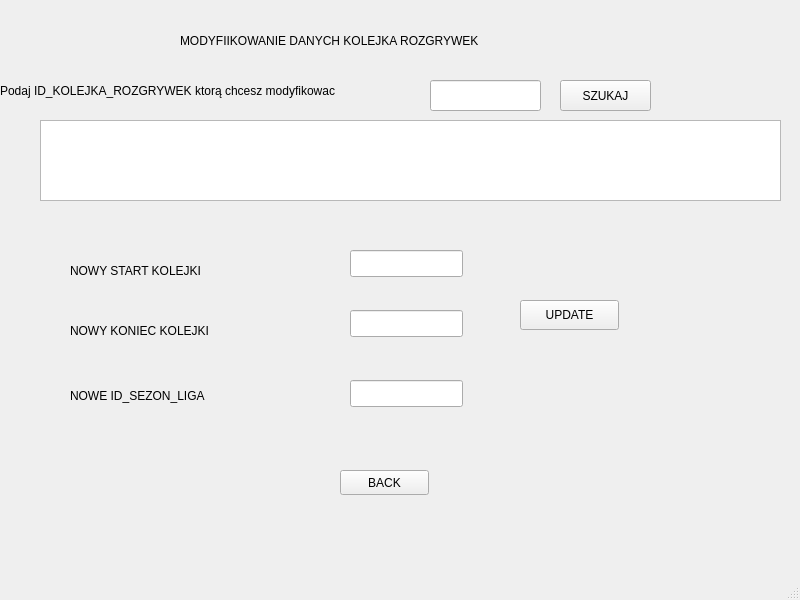
<?xml version="1.0" encoding="UTF-8"?>
<ui version="4.0">
 <class>MainWindow</class>
 <widget class="QMainWindow" name="MainWindow">
  <property name="geometry">
   <rect>
    <x>0</x>
    <y>0</y>
    <width>800</width>
    <height>600</height>
   </rect>
  </property>
  <property name="windowTitle">
   <string>MainWindow</string>
  </property>
  <widget class="QWidget" name="centralwidget">
   <widget class="QLineEdit" name="lineEdit_4">
    <property name="geometry">
     <rect>
      <x>350</x>
      <y>380</y>
      <width>113</width>
      <height>27</height>
     </rect>
    </property>
   </widget>
   <widget class="QLabel" name="label_3">
    <property name="geometry">
     <rect>
      <x>0</x>
      <y>80</y>
      <width>421</width>
      <height>21</height>
     </rect>
    </property>
    <property name="text">
     <string>Podaj ID_KOLEJKA_ROZGRYWEK ktorą chcesz modyfikowac</string>
    </property>
   </widget>
   <widget class="QLabel" name="label_2">
    <property name="geometry">
     <rect>
      <x>70</x>
      <y>260</y>
      <width>221</width>
      <height>21</height>
     </rect>
    </property>
    <property name="text">
     <string>NOWY START KOLEJKI</string>
    </property>
   </widget>
   <widget class="QPushButton" name="pushButton_2">
    <property name="geometry">
     <rect>
      <x>520</x>
      <y>300</y>
      <width>99</width>
      <height>30</height>
     </rect>
    </property>
    <property name="text">
     <string>UPDATE</string>
    </property>
   </widget>
   <widget class="QLabel" name="label_4">
    <property name="geometry">
     <rect>
      <x>70</x>
      <y>320</y>
      <width>221</width>
      <height>21</height>
     </rect>
    </property>
    <property name="text">
     <string>NOWY KONIEC KOLEJKI</string>
    </property>
   </widget>
   <widget class="QTextBrowser" name="textBrowser">
    <property name="geometry">
     <rect>
      <x>40</x>
      <y>120</y>
      <width>741</width>
      <height>81</height>
     </rect>
    </property>
   </widget>
   <widget class="QLineEdit" name="lineEdit_3">
    <property name="geometry">
     <rect>
      <x>350</x>
      <y>310</y>
      <width>113</width>
      <height>27</height>
     </rect>
    </property>
   </widget>
   <widget class="QLineEdit" name="lineEdit">
    <property name="geometry">
     <rect>
      <x>430</x>
      <y>80</y>
      <width>111</width>
      <height>31</height>
     </rect>
    </property>
   </widget>
   <widget class="QPushButton" name="pushButton">
    <property name="geometry">
     <rect>
      <x>560</x>
      <y>80</y>
      <width>91</width>
      <height>31</height>
     </rect>
    </property>
    <property name="text">
     <string>SZUKAJ</string>
    </property>
   </widget>
   <widget class="QLineEdit" name="lineEdit_2">
    <property name="geometry">
     <rect>
      <x>350</x>
      <y>250</y>
      <width>113</width>
      <height>27</height>
     </rect>
    </property>
   </widget>
   <widget class="QLabel" name="label_5">
    <property name="geometry">
     <rect>
      <x>70</x>
      <y>380</y>
      <width>271</width>
      <height>31</height>
     </rect>
    </property>
    <property name="text">
     <string>NOWE ID_SEZON_LIGA</string>
    </property>
   </widget>
   <widget class="QLabel" name="label">
    <property name="geometry">
     <rect>
      <x>460</x>
      <y>350</y>
      <width>241</width>
      <height>21</height>
     </rect>
    </property>
    <property name="text">
     <string/>
    </property>
   </widget>
   <widget class="QLabel" name="label_6">
    <property name="geometry">
     <rect>
      <x>180</x>
      <y>20</y>
      <width>361</width>
      <height>41</height>
     </rect>
    </property>
    <property name="text">
     <string>MODYFIIKOWANIE DANYCH KOLEJKA ROZGRYWEK</string>
    </property>
   </widget>
   <widget class="QPushButton" name="pushButton_3">
    <property name="geometry">
     <rect>
      <x>340</x>
      <y>470</y>
      <width>89</width>
      <height>25</height>
     </rect>
    </property>
    <property name="text">
     <string>BACK</string>
    </property>
   </widget>
  </widget>
  <widget class="QMenuBar" name="menubar">
   <property name="geometry">
    <rect>
     <x>0</x>
     <y>0</y>
     <width>800</width>
     <height>22</height>
    </rect>
   </property>
  </widget>
  <widget class="QStatusBar" name="statusbar"/>
 </widget>
 <resources/>
 <connections/>
</ui>
